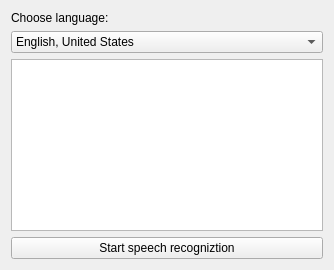
<?xml version="1.0" encoding="UTF-8"?>
<ui version="4.0">
 <class>Widget</class>
 <widget class="QWidget" name="Widget">
  <property name="geometry">
   <rect>
    <x>0</x>
    <y>0</y>
    <width>334</width>
    <height>270</height>
   </rect>
  </property>
  <property name="windowTitle">
   <string>Widget</string>
  </property>
  <layout class="QGridLayout" name="gridLayout">
   <item row="0" column="0">
    <widget class="QLabel" name="label">
     <property name="text">
      <string>Choose language:</string>
     </property>
    </widget>
   </item>
   <item row="1" column="0">
    <widget class="QComboBox" name="comboBox">
     <item>
      <property name="text">
       <string>English, United States</string>
      </property>
     </item>
     <item>
      <property name="text">
       <string>Georgian, Georgia</string>
      </property>
     </item>
     <item>
      <property name="text">
       <string>Ukrainian, Ukraine</string>
      </property>
     </item>
     <item>
      <property name="text">
       <string>Danish, Denmark</string>
      </property>
     </item>
     <item>
      <property name="text">
       <string>German, Germany</string>
      </property>
     </item>
     <item>
      <property name="text">
       <string>Welsh, United Kingdom</string>
      </property>
     </item>
     <item>
      <property name="text">
       <string>English, United Kingdom</string>
      </property>
     </item>
     <item>
      <property name="text">
       <string>English, Australia</string>
      </property>
     </item>
     <item>
      <property name="text">
       <string>English, Canada</string>
      </property>
     </item>
    </widget>
   </item>
   <item row="2" column="0">
    <widget class="QTextEdit" name="textEdit">
     <property name="readOnly">
      <bool>true</bool>
     </property>
    </widget>
   </item>
   <item row="3" column="0">
    <widget class="QPushButton" name="pushButton">
     <property name="text">
      <string>Start speech recogniztion</string>
     </property>
    </widget>
   </item>
  </layout>
 </widget>
 <resources/>
 <connections/>
</ui>
